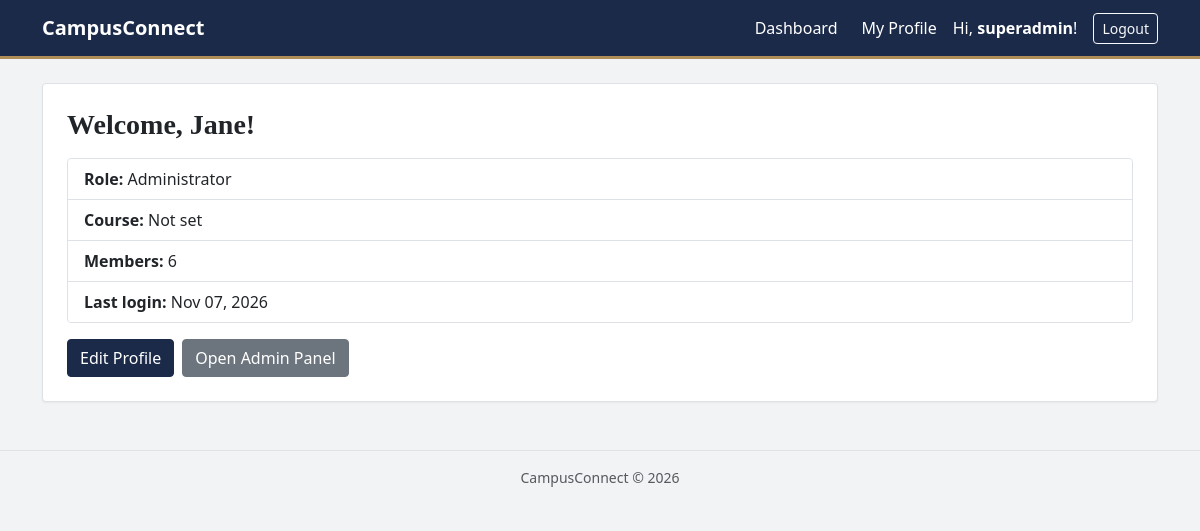
The app's page / (signed in) with its own data.
### accounts/models.py (models this page shows)
class CustomUser(AbstractUser):
    class Role(models.TextChoices):
        STUDENT = 'STUDENT', 'Student'
        ADMIN = 'ADMIN', 'Administrator'
        INSTRUCTOR = 'INSTRUCTOR', 'Instructor'
    role = models.CharField(max_length=10,
        choices=Role.choices,
        default=Role.STUDENT)
    course = models.CharField(max_length=100,
        blank = True,)

### dashboard/views.py (the view)
# urls.py: path("", DashboardView.as_view(), name="dashboard"),
class DashboardView(LoginRequiredMixin, TemplateView):
    template_name = 'dashboard/home.html'
    def get_context_data(self, **kwargs):
        context = super().get_context_data(**kwargs)
        context["member_count"] = CustomUser.objects.count()
        context["is_admin"] = (
            self.request.user.role == CustomUser.Role.ADMIN)
        return context

### templates/dashboard/home.html (shortened to what this page needs)
{% extends "base.html" %}
{% block content %}
<div class="card">
  <div class="card-body p-4">
    <h1 class="h3 fw-bold mb-3">Welcome, {{ user.first_name|default:user.username }}!</h1>
    <div class="border rounded-1 mb-3">
      <ul class="list-group list-group-flush">
        <li class="list-group-item"><strong>Role:</strong> {{ user.get_role_display }}</li>
        <li class="list-group-item"><strong>Course:</strong> {{ user.course|default:"Not set" }}</li>
        <li class="list-group-item"><strong>Members:</strong> {{ member_count }}</li>
        <li class="list-group-item"><strong>Last login:</strong> {{ user.last_login|date:"M d, Y" }}</li>
      </ul>
    </div>
    <div class="d-flex gap-2">
      <a href="{% url 'profile' %}" class="btn btn-primary">Edit Profile</a>
      {% if is_admin %}
        <a href="{% url 'admin_panel' %}" class="btn btn-secondary">Open Admin Panel</a>
      {% endif %}
    </div>
  </div>
</div>
{% endblock %}

### templates/base.html (shortened to what this page needs)
<!DOCTYPE html>
<html lang="en">
<head>
  <link href="https://cdn.jsdelivr.net/npm/bootstrap@5.3.3/dist/css/bootstrap.min.css" rel="stylesheet">
</head>
<body>
  <nav class="navbar navbar-expand-lg navbar-dark navbar-campus">
    <div class="container">
      <a class="navbar-brand fw-bold" href="{% url 'dashboard' %}">CampusConnect</a>
      <div class="collapse navbar-collapse" id="navbarNav">
        <ul class="navbar-nav ms-auto align-items-lg-center gap-lg-2">
          {% if user.is_authenticated %}
            <li class="nav-item">
              <a class="nav-link" href="{% url 'dashboard' %}">Dashboard</a>
            </li>
            <li class="nav-item">
              <a class="nav-link" href="{% url 'profile' %}">My Profile</a>
            </li>
            <li class="nav-item">
              <span class="navbar-text me-2">Hi, <strong>{{ user.username }}</strong>!</span>
            </li>
            <li class="nav-item">
              <form method="post" action="{% url 'logout' %}" class="d-inline">
                <button type="submit" class="btn btn-outline-light btn-sm">Logout</button>
              </form>
            </li>
          {% endif %}
        </ul>
      </div>
    </div>
  </nav>
  <main class="container py-4">
    {% block content %}{% endblock %}
  </main>
  <footer class="text-center text-muted small py-3 mt-4">CampusConnect &copy; 2026</footer>
</body>
</html>

### templates/base.html (style rules this page uses)
:root { --campus-navy:#1b2a49; --campus-navy-dark:#14203a; --campus-gold:#b08d57; }
body { background:#f1f3f5; }
h1, h2, h3, h4 { font-family: Georgia, "Times New Roman", serif; color: var(--campus-navy); }
.navbar-campus { background: var(--campus-navy); border-bottom: 3px solid var(--campus-gold); }
.navbar-campus .nav-link, .navbar-campus .navbar-brand, .navbar-campus .navbar-text { color:#fff; }
.card { border:1px solid #dee2e6; border-radius:4px; box-shadow:0 1px 2px rgba(0,0,0,.05); }
.form-control, .form-select, .btn, .alert, .list-group { border-radius:4px; }
.btn-primary { --bs-btn-bg: var(--campus-navy); --bs-btn-border-color: var(--campus-navy); --bs-btn-hover-bg: var(--campus-navy-dark); --bs-btn-hover-border-color: var(--campus-navy-dark); --bs-btn-active-bg: var(--campus-navy-dark); --bs-btn-active-border-color: var(--campus-navy-dark); --bs-btn-disabled-bg: var(--campus-navy); --bs-btn-disabled-border-color: var(--campus-navy); }
a { color: var(--campus-navy); }
footer { border-top:1px solid #dee2e6; }

### records on screen
CustomUser: username "superadmin", first_name "Jane", role "Administrator", course "Not set", last_login "Nov 07, 2026"

### other values on screen
{{ member_count }} "6"
